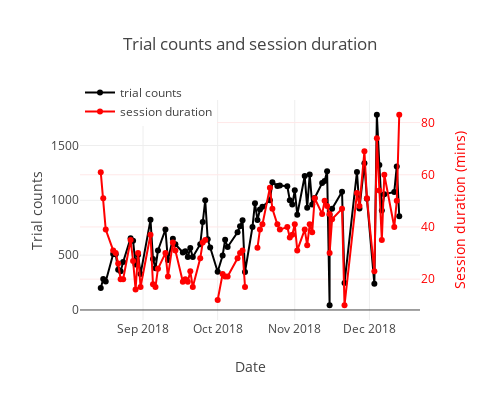

Notebook source saved alongside this figure:
### Code cell
trial_counts = go.Scatter(
    x=[t.strftime('%Y-%m-%d') for t in session_info['session_date'].tolist()],
    y=session_info['n_trials'].tolist(),
    mode = 'markers+lines',
    marker = dict(
        size = 6,
        color = 'black'),
    name = 'trial counts',
    yaxis = 'y1'
)
session_length = go.Scatter(
    x=[t.strftime('%Y-%m-%d') for t in session_info['session_date'].tolist()],
    y=session_info['session_duration'].tolist(),
    mode = 'markers+lines',
    marker = dict(
        size = 6,
        color = 'red'),
    name = 'session duration',
    yaxis = 'y2'
)

data = [trial_counts, session_length]

layout = go.Layout(
    yaxis=dict(
        title='Trial counts',
    ),
    yaxis2=dict(
        title='Session duration (mins)',
        overlaying = 'y',
        color = 'red',
        side='right'
    ),
    xaxis={'title':'Date'}, 
    width=500,
    height=400,
    title='Trial counts and session duration',
    legend=dict(
        x=0, 
        y=1.1,
        orientation='v'),
)

fig = go.Figure(data=data, layout=layout)
plotly.offline.iplot(fig)

### Figure 1 — Plotly figure (JSON) as saved in the notebook; plotly's stock layout.template omitted (floating-point values rounded to 4 significant figures)
{"data": [{"marker": {"color": "black", "size": 6}, "mode": "markers+lines", "name": "trial counts", "type": "scatter", "uid": "e6208512-c456-4293-aa94-5480ee690330", "x": ["2018-08-15", "2018-08-16", "2018-08-17", "2018-08-20", "2018-08-21", "2018-08-22", "2018-08-23", "2018-08-24", "2018-08-27", "2018-08-28", "2018-08-29", "2018-08-30", "2018-08-31", "2018-09-04", "2018-09-05", "2018-09-06", "2018-09-07", "2018-09-10", "2018-09-11", "2018-09-13", "2018-09-14", "2018-09-17", "2018-09-18", "2018-09-19", "2018-09-20", "2018-09-21", "2018-09-24", "2018-09-25", "2018-09-26", "2018-09-27", "2018-09-28", "2018-10-01", "2018-10-03", "2018-10-04", "2018-10-05", "2018-10-09", "2018-10-10", "2018-10-11", "2018-10-12", "2018-10-15", "2018-10-16", "2018-10-17", "2018-10-18", "2018-10-19", "2018-10-22", "2018-10-23", "2018-10-25", "2018-10-26", "2018-10-29", "2018-10-30", "2018-10-31", "2018-11-01", "2018-11-02", "2018-11-05", "2018-11-06", "2018-11-07", "2018-11-08", "2018-11-09", "2018-11-12", "2018-11-13", "2018-11-14", "2018-11-15", "2018-11-15", "2018-11-16", "2018-11-20", "2018-11-21", "2018-11-26", "2018-11-27", "2018-11-29", "2018-11-30", "2018-12-03", "2018-12-04", "2018-12-05", "2018-12-06", "2018-12-07", "2018-12-11", "2018-12-12", "2018-12-13"], "y": [201, 283, 259, 510, 509, 367, 354, 438, 655, 630, 415, 504, 327, 822, 464, 381, 542, 734, 455, 649, 599, 524, 535, 484, 564, 482, 599, 802, 1000, 644, 569, 349, 497, 641, 574, 708, 764, 817, 347, 757, 974, 820, 916, 941, 1000, 1164, 1131, 1134, 1128, 1001, 961, 1091, 868, 1222, 933, 1235, 962, 1021, 1157, 1176, 1265, 43, 866, 923, 1078, 246, 1259, 925, 1338, 1015, 238, 1780, 1321, 908, 1054, 1076, 1309, 854], "yaxis": "y"}, {"marker": {"color": "red", "size": 6}, "mode": "markers+lines", "name": "session duration", "type": "scatter", "uid": "a0e38283-f7af-46ca-b194-76228cf877c0", "x": ["2018-08-15", "2018-08-16", "2018-08-17", "2018-08-20", "2018-08-21", "2018-08-22", "2018-08-23", "2018-08-24", "2018-08-27", "2018-08-28", "2018-08-29", "2018-08-30", "2018-08-31", "2018-09-04", "2018-09-05", "2018-09-06", "2018-09-07", "2018-09-10", "2018-09-11", "2018-09-13", "2018-09-14", "2018-09-17", "2018-09-18", "2018-09-19", "2018-09-20", "2018-09-21", "2018-09-24", "2018-09-25", "2018-09-26", "2018-09-27", "2018-09-28", "2018-10-01", "2018-10-03", "2018-10-04", "2018-10-05", "2018-10-09", "2018-10-10", "2018-10-11", "2018-10-12", "2018-10-15", "2018-10-16", "2018-10-17", "2018-10-18", "2018-10-19", "2018-10-22", "2018-10-23", "2018-10-25", "2018-10-26", "2018-10-29", "2018-10-30", "2018-10-31", "2018-11-01", "2018-11-02", "2018-11-05", "2018-11-06", "2018-11-07", "2018-11-08", "2018-11-09", "2018-11-12", "2018-11-13", "2018-11-14", "2018-11-15", "2018-11-15", "2018-11-16", "2018-11-20", "2018-11-21", "2018-11-26", "2018-11-27", "2018-11-29", "2018-11-30", "2018-12-03", "2018-12-04", "2018-12-05", "2018-12-06", "2018-12-07", "2018-12-11", "2018-12-12", "2018-12-13"], "y": [61, 51, 39, 31, 30, 26, 20, 20, 35, 27, 16, 30, 17, 37, 18, 17, 24, 30, 21, 34, 31, 19, 20, 19, 23, 17, 28, 34, 35, null, null, 12, 22, 21, 21, 28, 30, 31, 17, null, null, 32, 39, 41, 55, 47, 41, 39, 40, 36, 37, 41, 31, 39, 33, 41, 38, 51, 45, 50, 48, 45, 30, 43, 47, 10, 53, 48, 69, 51, 23, 74, 54, 35, 60, 40, 50, 83], "yaxis": "y2"}], "layout": {"height": 400, "legend": {"orientation": "v", "x": 0, "y": 1.1}, "title": {"text": "Trial counts and session duration"}, "width": 500, "xaxis": {"title": {"text": "Date"}}, "yaxis": {"title": {"text": "Trial counts"}}, "yaxis2": {"color": "red", "overlaying": "y", "side": "right", "title": {"text": "Session duration (mins)"}}}}
